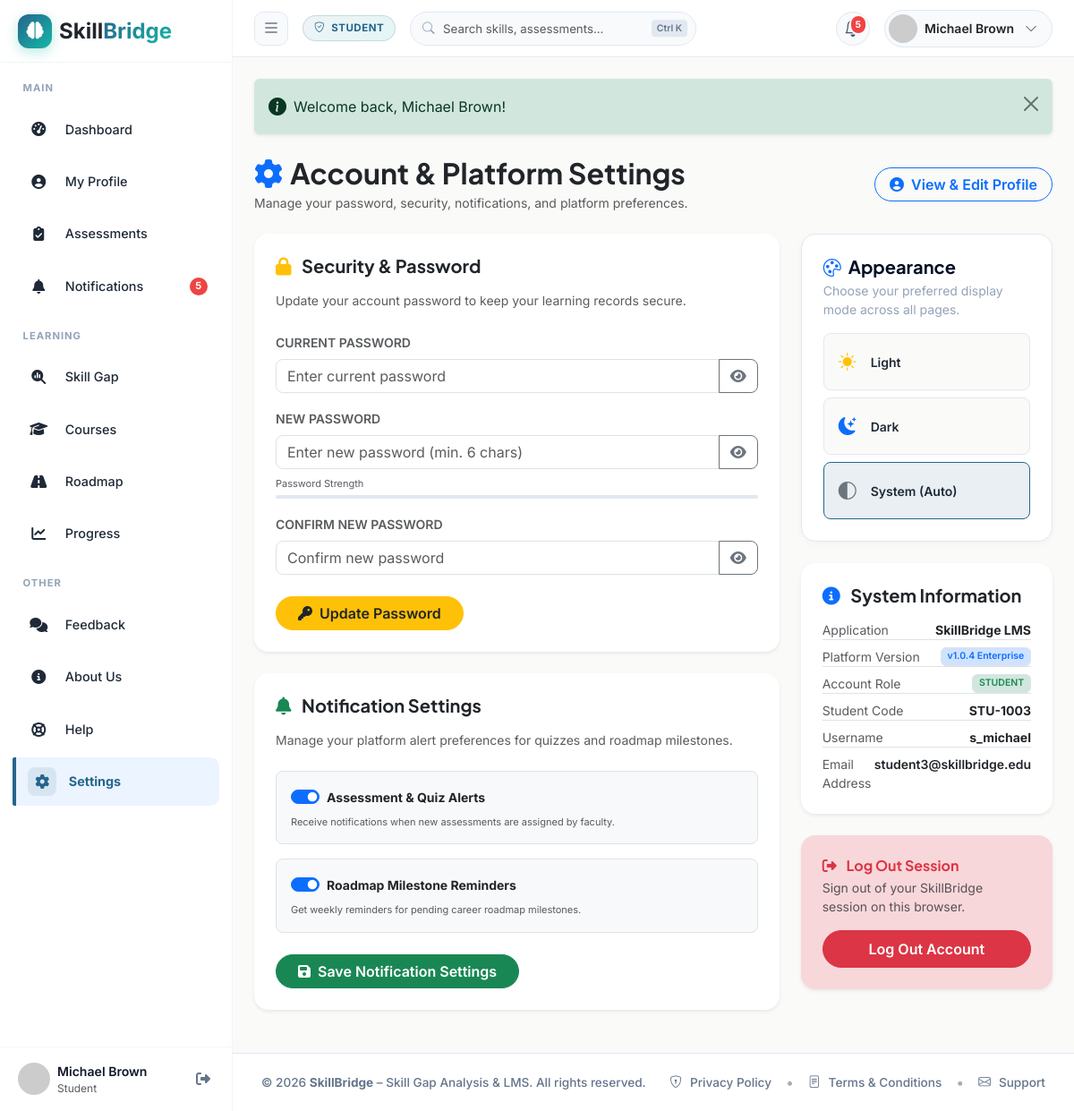
The app's page /student/settings.php (signed in) with its own data.
### tables this page shows
CREATE TABLE `students` (
  `id` int(11) NOT NULL,
  `user_id` int(11) NOT NULL,
  `student_code` varchar(20) NOT NULL,
  `first_name` varchar(50) NOT NULL,
  `last_name` varchar(50) NOT NULL,
  `college_name` varchar(255) DEFAULT NULL,
  `avatar` varchar(255) DEFAULT 'default-avatar.png',
  `bio` varchar(255) DEFAULT NULL,
  `city_location` varchar(100) DEFAULT 'Mumbai, India',
  `phone` varchar(20) DEFAULT NULL,
  `department` varchar(100) NOT NULL DEFAULT 'Computer Science',
  `current_semester` int(11) NOT NULL DEFAULT 1,
  `created_at` datetime DEFAULT current_timestamp()
);

CREATE TABLE `users` (
  `id` int(11) NOT NULL,
  `username` varchar(50) NOT NULL,
  `email` varchar(100) NOT NULL,
  `password` varchar(255) NOT NULL,
  `role` enum('student','faculty','admin') NOT NULL DEFAULT 'student',
  `status` varchar(20) NOT NULL DEFAULT 'active',
  `remember_token` varchar(255) DEFAULT NULL,
  `reset_token` varchar(255) DEFAULT NULL,
  `reset_token_expiry` datetime DEFAULT NULL,
  `email_verified` tinyint(1) NOT NULL DEFAULT 1,
  `email_verification_otp` varchar(10) DEFAULT NULL,
  `otp_expiry` datetime DEFAULT NULL,
  `created_at` datetime DEFAULT current_timestamp(),
  `updated_at` datetime DEFAULT current_timestamp() ON UPDATE current_timestamp(),
  `theme` varchar(20) NOT NULL DEFAULT 'system'
);

### config/database.php (called while the page is built, shortened)
<?php
class Database {
    private static ?Database $instance = null;
    private ?PDO $pdo = null;
    private function __construct() {
        try {
            $dsn = "mysql:host=" . DB_HOST . ";port=" . DB_PORT . ";dbname=" . DB_NAME . ";charset=utf8mb4";
            $options = [
                PDO::ATTR_ERRMODE            => PDO::ERRMODE_EXCEPTION,
                PDO::ATTR_DEFAULT_FETCH_MODE => PDO::FETCH_ASSOC,
                PDO::ATTR_EMULATE_PREPARES   => false,
            ];
            $this->pdo = new PDO($dsn, DB_USER, DB_PASS, $options);
        } catch (PDOException $e) {
            die("<div style='font-family:sans-serif; padding:20px; background:#fee2e2; color:#991b1b; border:1px solid #f87171; border-radius:8px; margin:20px;'>
                <h2>Database Connection Error</h2>
                <p>Unable to connect to MySQL database <strong>" . DB_NAME . "</strong>.</p>
                <p><strong>Error Message:</strong> " . htmlspecialchars($e->getMessage()) . "</p>
                <hr>
                <p><em>Please make sure MySQL is running in XAMPP and you have imported <code>sql/skillbridge_db.sql</code>.</em></p>
            </div>");
        }
    }
    public static function getInstance(): Database {
        if (self::$instance === null) {
            self::$instance = new Database();
        }
        return self::$instance;
    }
    public function query(string $sql, array $params = []): PDOStatement {
        $stmt = $this->pdo->prepare($sql);
        $stmt->execute($params);
        return $stmt;
    }
    public function fetch(string $sql, array $params = []): ?array {
        $stmt = $this->query($sql, $params);
        $result = $stmt->fetch();
        return $result !== false ? $result : null;
    }
}

### student/settings.php (the view, shortened to what this page needs)
<?php
require_once __DIR__ . '/../config/database.php';
$studentId = $_SESSION['profile_id'];
$db = Database::getInstance();
$student = $db->fetch(
    "SELECT s.*, u.username, u.email, u.role, u.password as user_pw, u.created_at as user_created
     FROM students s
     JOIN users u ON s.user_id = u.id
     WHERE s.id = ?",
    [$studentId]
);
include __DIR__ . '/../includes/header.php';
?>
<div class="dash-content">
  <div class="d-flex justify-content-between align-items-center flex-wrap gap-3 mb-4">
    <div>
      <h2 class="fw-bold text-dark mb-1"><i class="fa-solid fa-gear text-primary me-2"></i>Account & Platform Settings</h2>
      <p class="text-muted small mb-0">Manage your password, security, notifications, and platform preferences.</p>
    </div>
    <a href="<?= BASE_URL ?>student/profile.php" class="btn btn-outline-primary rounded-pill px-3 py-1.5 small fw-semibold">
      <i class="fa-solid fa-user-circle me-1"></i> View & Edit Profile
    </a>
  </div>
  <div class="row g-4">
    <div class="col-lg-8">
      <div class="card border-0 shadow-sm rounded-4 p-4 mb-4 bg-white" id="change-password">
        <h5 class="fw-bold text-dark mb-3"><i class="fa-solid fa-lock text-warning me-2"></i> Security & Password</h5>
        <p class="text-muted small mb-4">Update your account password to keep your learning records secure.</p>
        <form action="<?= BASE_URL ?>student/settings.php" method="POST" class="d-flex flex-column gap-3" id="changePwForm">
          <div>
            <label class="form-label small fw-semibold text-muted">CURRENT PASSWORD</label>
            <div class="input-group">
              <input type="password" name="current_password" id="currPassword" class="form-control rounded-start-3" placeholder="Enter current password" required>
              <button type="button" class="btn btn-outline-secondary rounded-end-3" onclick="togglePwVisibility('currPassword', this)">
                <i class="fa-solid fa-eye"></i>
              </button>
            </div>
          </div>
          <div>
            <label class="form-label small fw-semibold text-muted">NEW PASSWORD</label>
            <div class="input-group">
              <input type="password" name="new_password" id="newPassword" class="form-control rounded-start-3" placeholder="Enter new password (min. 6 chars)" oninput="checkPwStrength(this.value)" required>
              <button type="button" class="btn btn-outline-secondary rounded-end-3" onclick="togglePwVisibility('newPassword', this)">
                <i class="fa-solid fa-eye"></i>
              </button>
            </div>
            <div class="mt-2">
              <div class="d-flex justify-content-between align-items-center mb-1">
                <span class="text-muted" style="font-size: 11px;">Password Strength</span>
              </div>
              <div class="progress" style="height: 4px; background: #E2E8F0;">
              </div>
            </div>
          </div>
          <div>
            <label class="form-label small fw-semibold text-muted">CONFIRM NEW PASSWORD</label>
            <div class="input-group">
              <input type="password" name="confirm_password" id="confirmPassword" class="form-control rounded-start-3" placeholder="Confirm new password" required>
              <button type="button" class="btn btn-outline-secondary rounded-end-3" onclick="togglePwVisibility('confirmPassword', this)">
                <i class="fa-solid fa-eye"></i>
              </button>
            </div>
          </div>
          <div class="pt-2">
            <button type="submit" class="btn btn-warning text-dark rounded-pill px-4 fw-semibold small">
              <i class="fa-solid fa-key me-1"></i> Update Password
            </button>
          </div>
        </form>
      </div>
      <div class="card border-0 shadow-sm rounded-4 p-4 mb-4 bg-white">
        <h5 class="fw-bold text-dark mb-3"><i class="fa-solid fa-bell text-success me-2"></i> Notification Settings</h5>
        <p class="text-muted small mb-4">Manage your platform alert preferences for quizzes and roadmap milestones.</p>
        <form action="<?= BASE_URL ?>student/settings.php" method="POST" class="d-flex flex-column gap-3">
          <div class="p-3 bg-light rounded-3 border">
            <div class="form-check form-switch mb-2">
              <input class="form-check-input" type="checkbox" name="notif_assessment" id="notifAssessment" value="1" <?= ($_SESSION['student_notif_prefs']['notif_assessment'] ?? 1) ? 'checked' : '' ?>>
              <label class="form-check-input-label fw-bold text-dark small" for="notifAssessment">Assessment & Quiz Alerts</label>
            </div>
            <div class="text-muted" style="font-size: 11px;">Receive notifications when new assessments are assigned by faculty.</div>
          </div>
          <div class="p-3 bg-light rounded-3 border">
            <div class="form-check form-switch mb-2">
              <input class="form-check-input" type="checkbox" name="notif_roadmap" id="notifRoadmap" value="1" <?= ($_SESSION['student_notif_prefs']['notif_roadmap'] ?? 1) ? 'checked' : '' ?>>
              <label class="form-check-input-label fw-bold text-dark small" for="notifRoadmap">Roadmap Milestone Reminders</label>
            </div>
            <div class="text-muted" style="font-size: 11px;">Get weekly reminders for pending career roadmap milestones.</div>
          </div>
          <div class="pt-2">
            <button type="submit" class="btn btn-success text-white rounded-pill px-4 fw-semibold small">
              <i class="fa-solid fa-floppy-disk me-1"></i> Save Notification Settings
            </button>
          </div>
        </form>
      </div>
    </div>
    <div class="col-lg-4">
      <div class="saas-card p-4 mb-4">
        <h5 class="fw-bold mb-1" style="color: var(--text-heading);"><i class="bi bi-palette me-2 text-primary"></i>Appearance</h5>
        <p class="small mb-3" style="color: var(--text-muted);">Choose your preferred display mode across all pages.</p>
        <div class="d-flex flex-column gap-2" id="appearanceOptionsList">
          <label class="appearance-theme-option d-flex align-items-center gap-3 p-3 rounded-3" style="border: 1px solid var(--border); background: var(--bg-alt); cursor: pointer; transition: all 0.2s ease;" data-val="light">
            <i class="bi bi-sun-fill text-warning fs-5"></i>
            <span class="small fw-semibold" style="color: var(--text-body);">Light</span>
          </label>
          <label class="appearance-theme-option d-flex align-items-center gap-3 p-3 rounded-3" style="border: 1px solid var(--border); background: var(--bg-alt); cursor: pointer; transition: all 0.2s ease;" data-val="dark">
            <i class="bi bi-moon-stars-fill text-primary fs-5"></i>
            <span class="small fw-semibold" style="color: var(--text-body);">Dark</span>
          </label>
          <label class="appearance-theme-option d-flex align-items-center gap-3 p-3 rounded-3" style="border: 1px solid var(--border); background: var(--bg-alt); cursor: pointer; transition: all 0.2s ease;" data-val="system">
            <i class="bi bi-circle-half text-secondary fs-5"></i>
            <span class="small fw-semibold" style="color: var(--text-body);">System (Auto)</span>
          </label>
        </div>
      </div>
      <div class="card border-0 shadow-sm rounded-4 p-4 mb-4 bg-white">
        <h5 class="fw-bold text-dark mb-3"><i class="fa-solid fa-circle-info text-primary me-2"></i> System Information</h5>
        <div class="d-flex flex-column gap-2 small">
          <div class="d-flex justify-content-between py-1.5 border-bottom">
            <span class="text-muted">Application</span>
            <span class="fw-bold text-dark">SkillBridge LMS</span>
          </div>
          <div class="d-flex justify-content-between py-1.5 border-bottom">
            <span class="text-muted">Platform Version</span>
            <span class="badge bg-primary-subtle text-primary border fw-semibold">v1.0.4 Enterprise</span>
          </div>
          <div class="d-flex justify-content-between py-1.5 border-bottom">
            <span class="text-muted">Account Role</span>
            <span class="badge bg-success-subtle text-success border text-uppercase fw-semibold"><?= htmlspecialchars($student['role'] ?? 'student') ?></span>
          </div>
          <div class="d-flex justify-content-between py-1.5 border-bottom">
            <span class="text-muted">Student Code</span>
            <span class="fw-bold text-dark"><?= htmlspecialchars($student['student_code'] ?? 'STU-1000') ?></span>
          </div>
          <div class="d-flex justify-content-between py-1.5 border-bottom">
            <span class="text-muted">Username</span>
            <span class="fw-bold text-dark"><?= htmlspecialchars($student['username'] ?? '') ?></span>
          </div>
          <div class="d-flex justify-content-between py-1.5">
            <span class="text-muted">Email Address</span>
            <span class="fw-semibold text-dark"><?= htmlspecialchars($student['email'] ?? '') ?></span>
          </div>
        </div>
      </div>
      <div class="card border-0 shadow-sm rounded-4 p-4 bg-danger-subtle border-danger-subtle">
        <h6 class="fw-bold text-danger mb-1"><i class="fa-solid fa-right-from-bracket me-2"></i> Log Out Session</h6>
        <p class="text-muted small mb-3">Sign out of your SkillBridge session on this browser.</p>
        <a href="<?= BASE_URL ?>logout.php" class="btn btn-danger rounded-pill w-100 py-2 small fw-semibold">
          Log Out Account
        </a>
      </div>
    </div>
  </div>
</div>
<?php include __DIR__ . '/../includes/footer.php'; ?>

### records on screen
students: user.role "STUDENT", student_code "STU-1003", user.username "s_michael", user.email "student3@skillbridge.edu"

### other values on screen
$unreadNotifCount "5"
$sidebarUserName "Michael Brown"
$sidebarSubTitle "Student"
$userRole "STUDENT"
$unreadCount "5"
$fullName "Michael Brown"
$flash['message'] "Welcome back, Michael Brown!"
